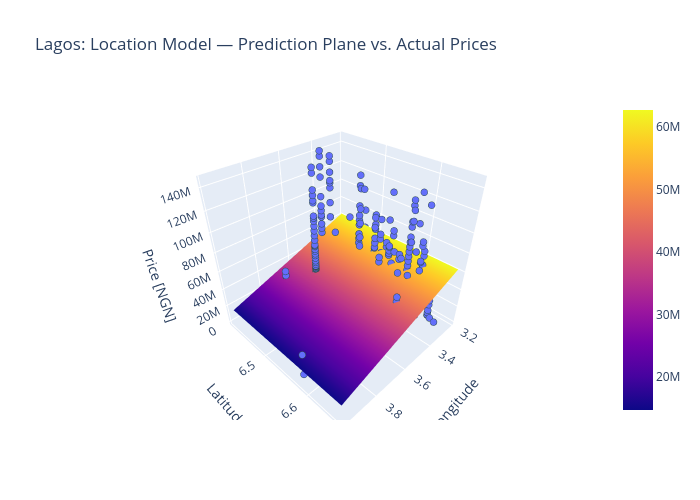

Here is the notebook cell this chart was saved with:
### Code cell
# 3D scatter with model prediction plane
fig = px.scatter_3d(
    df, x='lon', y='lat', z='price',
    labels={'lon': 'Longitude', 'lat': 'Latitude', 'price': 'Price [NGN]'},
    width=700, height=500,
    title='Lagos: Location Model — Prediction Plane vs. Actual Prices'
)

x_plane = np.linspace(df['lon'].min(), df['lon'].max(), 10)
y_plane = np.linspace(df['lat'].min(), df['lat'].max(), 10)
xx, yy = np.meshgrid(x_plane, y_plane)

z_plane = model.predict(pd.DataFrame({'lon': x_plane, 'lat': y_plane}))
zz = np.tile(z_plane, (10, 1))

fig.add_trace(go.Surface(x=xx, y=yy, z=zz))
fig.update_traces(
    marker={'size': 4, 'line': {'width': 2, 'color': 'DarkSlateGrey'}},
    selector={'mode': 'markers'}
)
fig.show()
